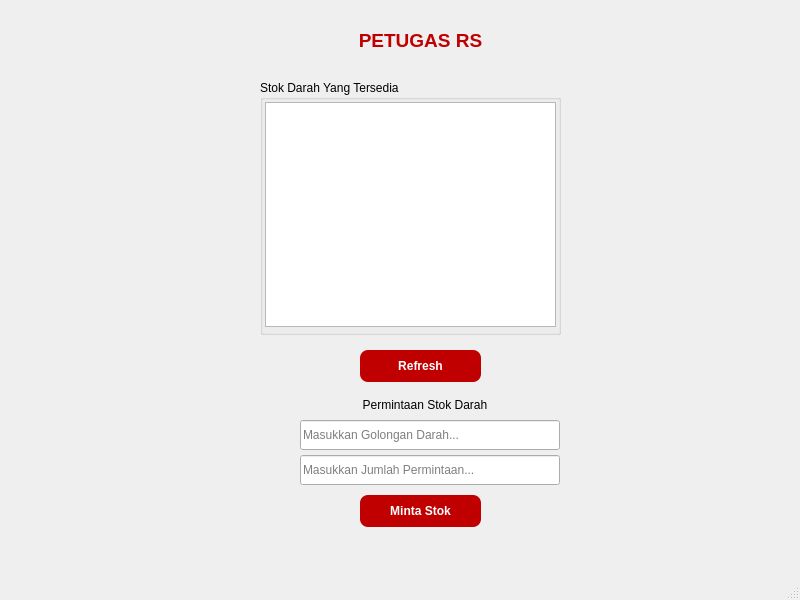
<?xml version="1.0" encoding="UTF-8"?>
<ui version="4.0">
 <class>MainWindow</class>
 <widget class="QMainWindow" name="MainWindow">
  <property name="geometry">
   <rect>
    <x>0</x>
    <y>0</y>
    <width>800</width>
    <height>600</height>
   </rect>
  </property>
  <property name="windowTitle">
   <string>Stok Darah Rumah Sakit</string>
  </property>

  <widget class="QWidget" name="centralwidget">

   <!-- TITLE -->
   <widget class="QLabel" name="label">
    <property name="geometry">
     <rect>
      <x>330</x>
      <y>25</y>
      <width>181</width>
      <height>30</height>
     </rect>
    </property>
    <property name="styleSheet">
     <string notr="true">font-size: 14pt; font-weight: 700; color: #c00000;</string>
    </property>
    <property name="alignment">
     <set>Qt::AlignCenter</set>
    </property>
    <property name="text">
     <string>PETUGAS RS</string>
    </property>
   </widget>

   <!-- GROUP BOX TABLE -->
   <widget class="QGroupBox" name="groupBox">
    <property name="geometry">
     <rect>
      <x>260</x>
      <y>80</y>
      <width>301</width>
      <height>255</height>
     </rect>
    </property>
    <property name="title">
     <string>Stok Darah Yang Tersedia</string>
    </property>

    <widget class="QTableWidget" name="tableWidget">
     <property name="geometry">
      <rect>
       <x>5</x>
       <y>22</y>
       <width>291</width>
       <height>225</height>
      </rect>
     </property>
    </widget>
   </widget>

   <!-- REFRESH BUTTON -->
   <widget class="QPushButton" name="pushButton">
    <property name="geometry">
     <rect>
      <x>360</x>
      <y>350</y>
      <width>121</width>
      <height>32</height>
     </rect>
    </property>
    <property name="text">
     <string>Refresh</string>
    </property>
    <property name="styleSheet">
     <string notr="true">
     QPushButton { background-color:#c00000; color:white; border-radius:8px; font-weight:600; }
     QPushButton:hover { background-color:#a00000; }
     </string>
    </property>
   </widget>

   <!-- LABEL PERMINTAAN -->
   <widget class="QLabel" name="label_req">
    <property name="geometry">
     <rect>
      <x>325</x>
      <y>395</y>
      <width>200</width>
      <height>20</height>
     </rect>
    </property>
    <property name="alignment">
     <set>Qt::AlignCenter</set>
    </property>
    <property name="text">
     <string>Permintaan Stok Darah</string>
    </property>
   </widget>

   <!-- LINEEDIT GOLONGAN -->
   <widget class="QLineEdit" name="lineEditGol">
    <property name="geometry">
     <rect>
      <x>300</x>
      <y>420</y>
      <width>260</width>
      <height>30</height>
     </rect>
    </property>
    <property name="placeholderText">
     <string>Masukkan Golongan Darah...</string>
    </property>
   </widget>

   <!-- LINEEDIT JUMLAH -->
   <widget class="QLineEdit" name="lineEditJumlah">
    <property name="geometry">
     <rect>
      <x>300</x>
      <y>455</y>
      <width>260</width>
      <height>30</height>
     </rect>
    </property>
    <property name="placeholderText">
     <string>Masukkan Jumlah Permintaan...</string>
    </property>
   </widget>

   <!-- MINTA STOK BUTTON -->
   <widget class="QPushButton" name="pushButton_req">
    <property name="geometry">
     <rect>
      <x>360</x>
      <y>495</y>
      <width>121</width>
      <height>32</height>
     </rect>
    </property>
    <property name="text">
     <string>Minta Stok</string>
    </property>
    <property name="styleSheet">
     <string notr="true">
     QPushButton { background-color:#c00000; color:white; border-radius:8px; font-weight:600; }
     QPushButton:hover { background-color:#a00000; }
     </string>
    </property>
   </widget>

  </widget>

  <widget class="QMenuBar" name="menubar"/>
  <widget class="QStatusBar" name="statusbar"/>

 </widget>
 <resources/>
 <connections/>
</ui>
